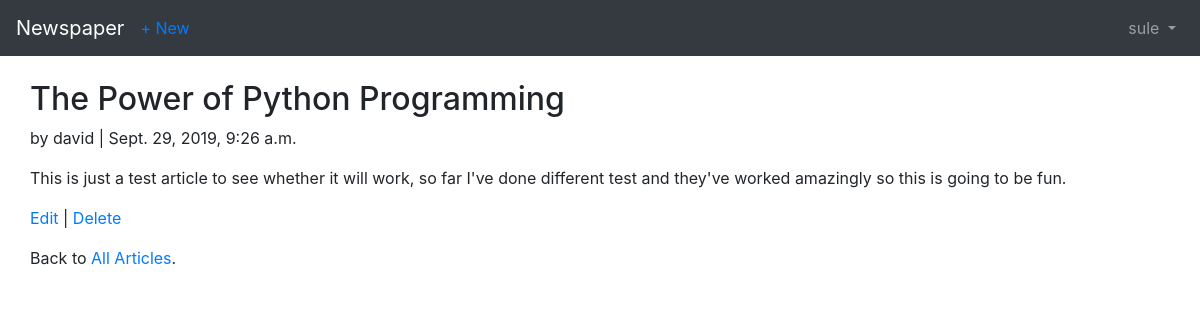
Screenshot of /articles/1/ (signed in) with the database file from the repository.
### users/models.py (models this page shows)
class CustomUser(AbstractUser):
    age = models.PositiveIntegerField(default=0)

### articles/models.py (models this page shows, shortened)
class Article(models.Model):
    title = models.CharField(max_length=255)
    body = models.TextField()
    date = models.DateTimeField(auto_now_add=True)
    author = models.ForeignKey(
        settings.AUTH_USER_MODEL,
        on_delete=models.CASCADE,
    )

### articles/views.py (the view)
# urls.py: path('<int:pk>/', views.ArticleDetailView.as_view(), name='article_detail'),
class ArticleDetailView(LoginRequiredMixin, DetailView):
    model = models.Article
    template_name = 'article_detail.html'
    login_url = 'login'

### templates/article_detail.html
{% extends 'base.html' %}
{% block content %}
    <div class="article-entry">
        <h2>{{ object.title }}</h2>
        <p>by {{object.author }} | {{object.date}}</p>
        <p>{{ object.body }}</p>
        <p><a href="{% url 'article_edit' article.pk %}">Edit</a> | <a href="{% url 'article_delete' article.pk %}">Delete</a></p>
        <p>Back to <a href="{% url 'article_list' %}">All Articles</a>.</p>
    </div>
{% endblock content %}

### templates/base.html (shortened to what this page needs)
{% load staticfiles %}
<!DOCTYPE html>
<html>
    <head>
        <link rel="stylesheet" href="{% static 'css/bootstrap.min.css' %}">
    </head>
    <body>
        <nav class="navbar navbar-expand-md navbar-dark bg-dark mb-4">
                <a class="navbar-brand" href="{% url 'home' %}">Newspaper</a>
                {% if user.is_authenticated %}
                    <ul class="navbar-nav mr-auto">
                        <li class="nav-item"><a href="{% url 'article_new' %}">+ New</a></li>
                    </ul>
                {% endif %}
                <div class="collapse navbar-collapse" id="navbarCollapse">
                    {% if user.is_authenticated %}
                    <ul class="navbar-nav ml-auto">
                        <li class="nav-item dropdown">
                        <a class="nav-link dropdown-toggle" href="#" id="userMenu" data-toggle="dropdown" aria-haspopup="true" aria-expanded="false">
                            {{ user.username }}
                        </a>
                        </li>
                    </ul>
                    {% else %}
                    <form class="form-inline ml-auto">
                        <a href="{% url 'login' %}" class="btn btn-outline-secondary">Log In</a>
                        <a href="{% url 'signup' %}" class="btn btn-primary ml-2">Sign up</a>
                    </form>
                    {% endif %}
                </div>
                </nav>
        <div class="container">
            {% block content %}
            {% endblock %}
        </div>
    </body>
</html>

### rows the page displays
CustomUser: username "sule"
Article: title "The Power of Python Programming", author "david", date "Sept. 29, 2019, 9:26 a.m.", body "This is just a test article to see whether it will work, so far I've done different test and they've worked amazingly so this is going to be fun."
